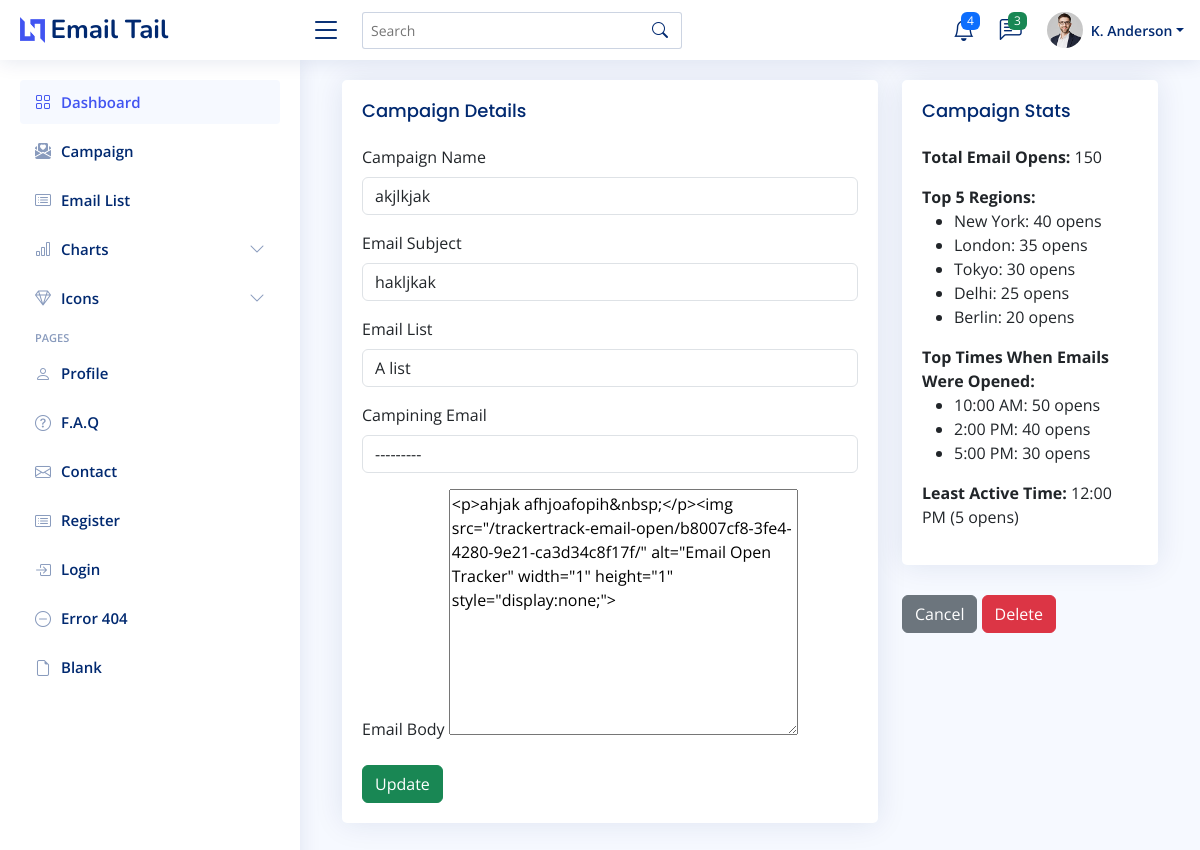
The page /campain/update/18 (signed in) on the database its author committed.
### emailservice/models.py (models this page shows, shortened)
class EmailCampaign(models.Model):
    name = models.CharField(max_length=255)
    tracking_id = models.UUIDField(
        default=uuid.uuid4, editable=False, unique=True)
    created_at = models.DateTimeField(auto_now_add=True)
    subject = models.CharField(max_length=255)
    body = RichTextField()
    number_of_opens = models.IntegerField(default=0)
    email_list = models.ForeignKey(
        'EmailList', on_delete=models.SET_NULL, null=True)
    user = models.ForeignKey('user.User', on_delete=models.CASCADE)
    camping_email = models.OneToOneField('mailmanager.EmailSetting', blank=True, related_name='camping_email',on_delete=models.SET_NULL, null=True)

### emailservice/views.py (the view, shortened to what this page needs)
# urls.py: path('update/<int:pk>', view=views.EmailUpdate.as_view(),name='update'),
class EmailUpdate(CustomLoginRequiredMixin, UpdateView):
    model = EmailCampaign
    template_name = 'emailservice/update_campain.html'
    form_class = EmailCampaignForm
    def get_form_kwargs(self):
        kwargs = super().get_form_kwargs()
        kwargs['user'] = self.request.user  # Pass the user to the form
        return kwargs
    def get_context_data(self, **kwargs):
        context = super().get_context_data(**kwargs)
        total_email_opens = 150  # Example: Total email opens
        top_regions = [
            ("New York", 40),   # Region with number of opens
            ("London", 35),
            ("Tokyo", 30),
            ("Delhi", 25),
            ("Berlin", 20)
        ]
        top_times = [
            ("10:00 AM", 50),   # Time with number of opens
            ("2:00 PM", 40),
            ("5:00 PM", 30)
        ]
        least_active_time = "12:00 PM"   # Example: Least active time
        least_active_time_count = 5      # Example: Number of opens at that time
        context["campain_key"] = self.kwargs["pk"]
        context['total_email_opens'] = total_email_opens
        context['top_regions'] = top_regions
        context['top_times'] = top_times
        context['least_active_time'] = least_active_time
        context['least_active_time_count'] = least_active_time_count
        return context

### emailservice/models.py (called while the page is built)
    def __str__(self):
        return self.name

### mailmanager/models.py (called while the page is built)
    def __str__(self):
        return f"{self.gmail_address} for {self.user.username}"

### templates/emailservice/update_campain.html (shortened to what this page needs)
{% extends 'base.html' %}
{% load static %}
{% block content %}
{% include 'utils/sidebar.html' %}
<main id="main" class="main">
    <div class="container">
        <div class="row">
          <div class="col-lg-8 mb-4">
            <div class="card">
              <div class="card-body">
                <h5 class="card-title">Campaign Details</h5>
                <form method="POST">
                  <div class="mb-3">
                    <label for="name" class="form-label">Campaign Name</label>
                    {{ form.name }}
                  </div>
                  <div class="mb-3">
                    <label for="subject" class="form-label">Email Subject</label>
                    {{ form.subject }}
                  </div>
                  <div class="mb-3">
                    <label for="email_list" class="form-label">Email List</label>
                    {{ form.email_list }}
                  </div>
                  <div class="mb-3">
                    <label for="email_list" class="form-label">Campining Email</label>
                    {{ form.camping_email }}
                  </div>
                  <div class="mb-3">
                    <label for="email_body" class="form-label">Email Body</label>
                    {{ form.body }}
                  </div>
                  <button type="submit" class="btn btn-success">Update</button>
                </form>
              </div>
            </div>
          </div>
          <div class="col-lg-4">
            <div class="card">
              <div class="card-body">
                <h5 class="card-title">Campaign Stats</h5>
                <div class="mb-3">
                  <strong>Total Email Opens:</strong> {{ total_email_opens }}
                </div>
                <div class="mb-3">
                  <strong>Top 5 Regions:</strong>
                  <ul>
                    {% for region, count in top_regions %}
                      <li>{{ region }}: {{ count }} opens</li>
                    {% endfor %}
                  </ul>
                </div>
                <div class="mb-3">
                  <strong>Top Times When Emails Were Opened:</strong>
                  <ul>
                    {% for time, count in top_times %}
                      <li>{{ time }}: {{ count }} opens</li>
                    {% endfor %}
                  </ul>
                </div>
                <div class="mb-3">
                  <strong>Least Active Time:</strong> {{ least_active_time }} ({{ least_active_time_count }} opens)
                </div>
              </div>
            </div>
            <a href="{% url 'campain:list' %}" class="btn btn-secondary">Cancel</a>
            <a href="{% url 'campain:delete' campain_key %}" class="btn btn-danger">Delete</a>
          </div>
        </div>
      </div>
</main>
{% endblock content %}

### static/assets/css/style.css (style rules this page uses)
:root { scroll-behavior: smooth; }
body { font-family: "Open Sans", sans-serif; background: #f6f9ff; color: #444444; }
a { color: #4154f1; text-decoration: none; }
h1, h2, h3, h4, h5, h6 { font-family: "Nunito", sans-serif; }
#main { margin-top: 60px; padding: 20px 30px; transition: all 0.3s; }
.card { margin-bottom: 30px; border: none; border-radius: 5px; box-shadow: 0px 0 30px rgba(1, 41, 112, 0.1); }
.card-title { padding: 20px 0 15px 0; font-size: 18px; font-weight: 500; color: #012970; font-family: "Poppins", sans-serif; }
.card-body { padding: 0 20px 20px 20px; }
@media (min-width: 1200px) { #main, #footer { margin-left: 300px; } }

### rows shown on the page
EmailCampaign: name "akjlkjak", subject "hakljkak", email_list "A list", camping_email "---------", body "<p>ahjak afhjoafopih&nbsp;</p><img src=\"/trackertrack-email-open/b8007cf8-3fe4-4280-9e21-ca3d34c8f17f/\" alt=\"Email Open Tracker\" width=\"1\" height=\"1\" style=\"display:none;\">"

### other values the page prints
{{ total_email_opens }} "150"
{{ region }} "New York" "London" "Tokyo" "Delhi" "Berlin"
{{ count }} "40" "35" "30" "25" "20"
{{ time }} "10:00 AM" "2:00 PM" "5:00 PM"
{{ count }} "50" "40" "30"
{{ least_active_time }} "12:00 PM"
{{ least_active_time_count }} "5"
